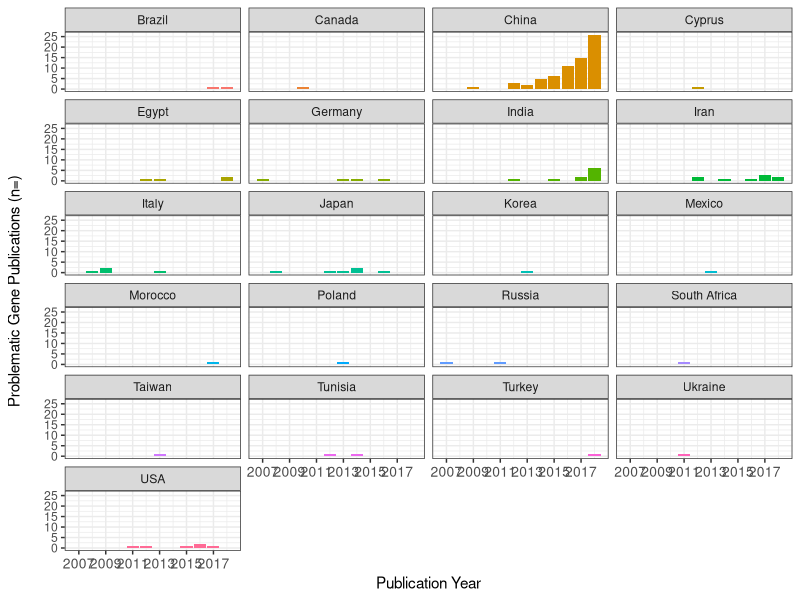
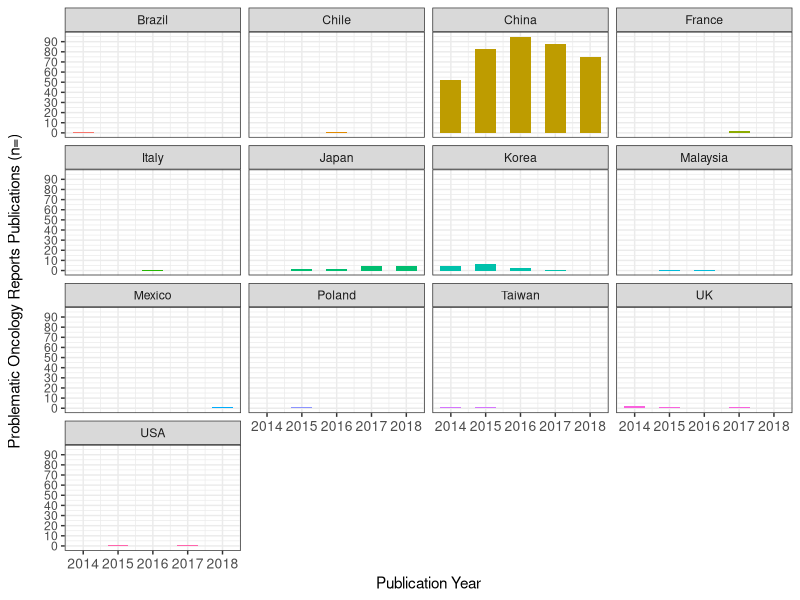
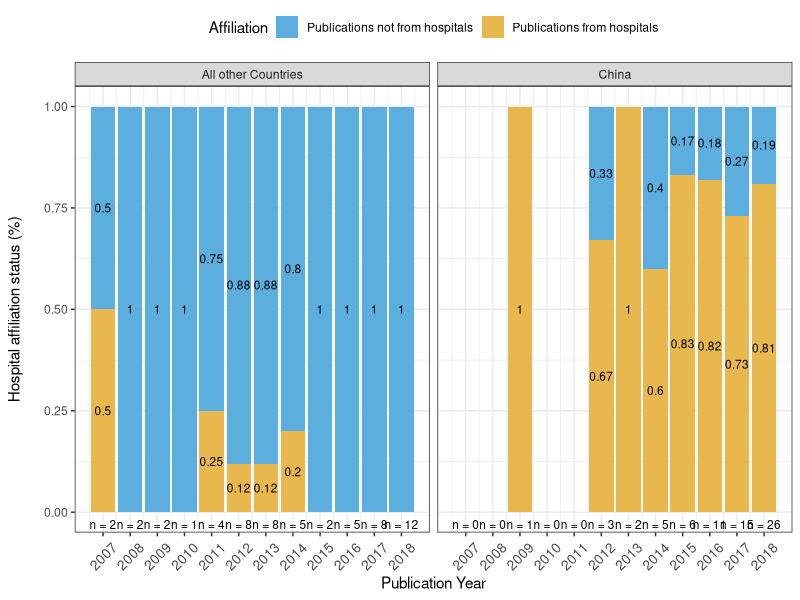
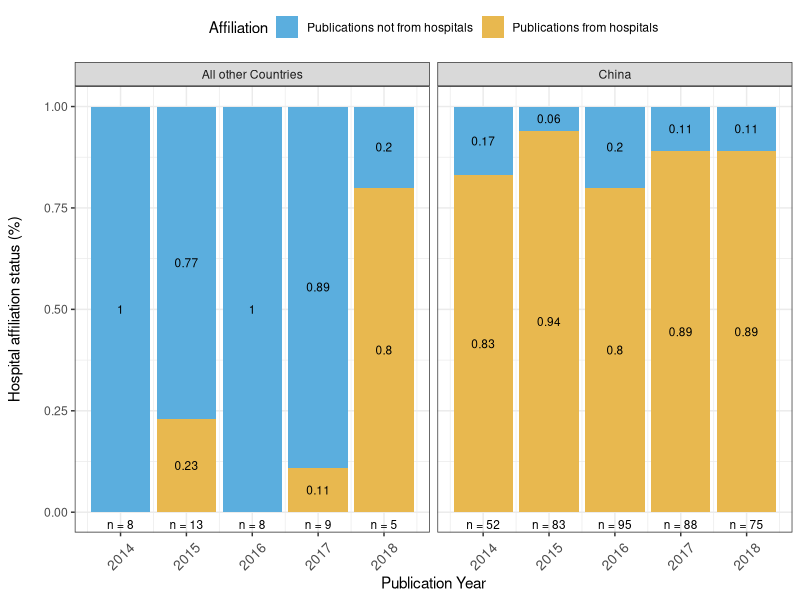

Source code (R) for these figures, in order:
library(readr)
library(ggplot2)
library(reshape2)

#Supplementary Figure 1: List of all Countries flagged in Gene
CRFY <- read_csv("GENECountryFlaggedYear.csv")
View

ggplot(CRFY, mapping = aes(Year, fill=Country))+
  geom_bar(width = 0.9)+
  theme_bw()+
  facet_wrap(~Country, ncol=4, nrow = 8, scales = "fixed")+
  scale_x_continuous(breaks = seq(2007,2018, by=2))+
  scale_y_continuous(breaks = seq(0,26, by = 5))+
  theme(axis.text.x = element_text(size = 10), 
        legend.position = "none")+
  ylab("Problematic Gene Publications (n=)\n")+
  xlab("Publication Year")

#Supplementary Figure 2: List of all Countries flagged in OR
ORFY <- read_csv("ORFlaggedCountryYear.csv")

ggplot(ORFY, mapping = aes(Year, fill=Country))+
  geom_bar(width = 0.6)+
  theme_bw()+
  facet_wrap(~Country, ncol=4, nrow = 5, scales = "fixed")+
  scale_x_continuous(breaks = seq(2014,2018, by=1))+
  scale_y_continuous(breaks = seq(0,100, by = 10))+
  theme(axis.text.x = element_text(size = 10), 
        legend.position = "none")+
  ylab("Problematic Oncology Reports Publications (n=)\n")+
  xlab("Publication Year")

#Supplementary Figure 3: Proportion of Gene Countries to Hospitals
CFY <- read_csv("ChinaWorldGene2.csv")

CFY$Hospital <- (factor(CFY$Hospital,
                        levels = c("No", "Yes")))


ggplot(CFY, mapping = aes(Year, Number, 
                          fill=Hospital))+
  geom_col(width = 0.9)+
  theme_bw()+
  facet_wrap(~Country, ncol=2, nrow = 4, scales = "fixed")+
  scale_x_continuous(breaks = seq(2007,2018, by=1))+
  scale_y_continuous(breaks = seq(0,1, by = 0.25))+
  theme(axis.text.x = element_text(angle = 45, vjust = 0.5, size = 10), 
        legend.position = "top")+
  ylab("Hospital affiliation status (%)\n")+
  xlab("Publication Year")+
  scale_fill_manual(values = c("#5baede", "#e8b84f"), 
                    labels = c("Publications not from hospitals",
                               "Publications from hospitals"),
                    name = "Affiliation")+
  geom_text(aes(label = Number2), y = -0.03, size = 3)+
  geom_text(aes(label = Number), colour = "Black", 
            position = position_stack(vjust = 0.5), size = 3)

#Supplementary Figure 4: Proportion of OR Countries to Hospitals
OFY <- read_csv("ChinaWorldOR2.csv")


OFY$Hospital <- (factor(OFY$Hospital,
                        levels = c("No", "Yes")))


ggplot(OFY, mapping = aes(Year, Number, 
                          fill=Hospital))+
  geom_col(width = 0.9)+
  theme_bw()+
  facet_wrap(~Country, ncol=2, nrow = 4, scales = "fixed")+
  scale_x_continuous(breaks = seq(2014,2018, by=1))+
  scale_y_continuous(breaks = seq(0,1, by = .25))+
  theme(axis.text.x = element_text(angle = 45, vjust = 0.5, size = 10), 
        legend.position = "top")+
  ylab("Hospital affiliation status (%)\n")+
  xlab("Publication Year")+
  scale_fill_manual(values = c("#5baede", "#e8b84f"), 
                    labels = c("Publications not from hospitals",
                               "Publications from hospitals"),
                    name = "Affiliation")+
  geom_text(aes(label = Number2), y = -0.03, size = 3)+
  geom_text(aes(label = Number), colour = "Black", 
            position = position_stack(vjust = 0.5), size = 3)
  


